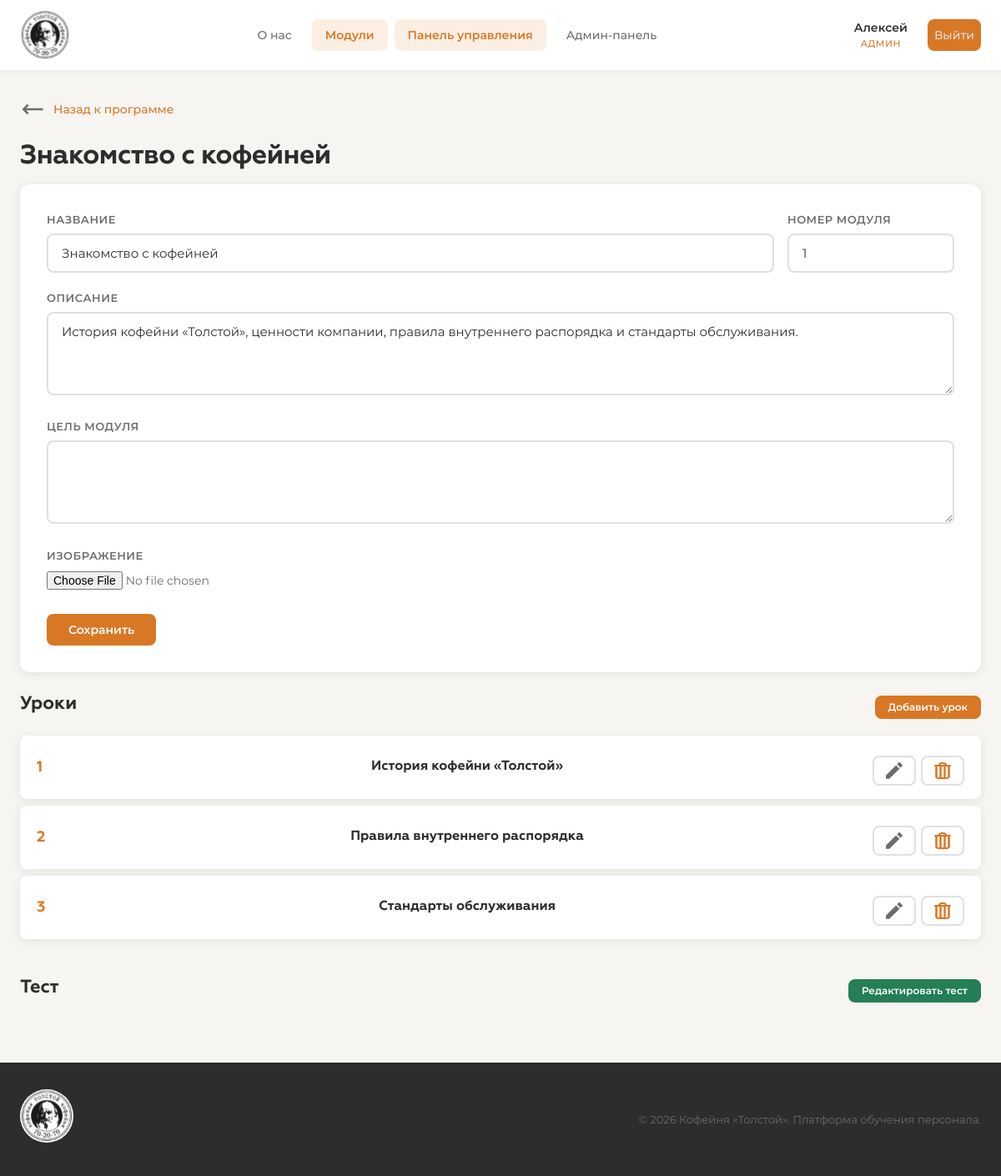
/dashboard/modules/1/edit/ (signed in), run on the app's committed database.
### accounts/models.py (models this page shows, shortened)
class User(AbstractUser):
    ROLE_CHOICES = [
        ('trainee_barista', 'Стажёр-бариста'),
        ('barista', 'Бариста'),
        ('senior_barista', 'Старший бариста'),
        ('cook', 'Повар'),
        ('manager', 'Менеджер'),
        ('admin', 'Администратор'),
    ]
    role = models.CharField(
        max_length=20,
        choices=ROLE_CHOICES,
        default='trainee_barista',
        verbose_name='Роль'
    )
    must_change_password = models.BooleanField(
        default=True,
        verbose_name='Требуется смена пароля'
    )
    avatar = models.ImageField(
        upload_to='avatars/',
        blank=True,
        null=True,
        verbose_name='Аватар'
    )
    phone = models.CharField(
        max_length=20,
        blank=True,
        verbose_name='Телефон'
    )
    bio = models.TextField(
        blank=True,
        verbose_name='О себе'
    )
    date_hired = models.DateField(
        blank=True,
        null=True,
        verbose_name='Дата приёма на работу'
    )
    class Meta:
        verbose_name = 'Пользователь'
        verbose_name_plural = 'Пользователи'
    @property
    def is_admin(self):
        return self.role == 'admin' or self.is_superuser
    def get_role_display_short(self):
        role_map = {
            'trainee_barista': 'Стажёр',
            'barista': 'Бариста',
            'senior_barista': 'Ст. бариста',
            'cook': 'Повар',
            'manager': 'Менеджер',
            'admin': 'Админ',
        }
        return role_map.get(self.role, self.role)

### training/models.py (models this page shows, shortened)
class Module(models.Model):
    program = models.ForeignKey(
        Program,
        on_delete=models.CASCADE,
        related_name='modules',
        verbose_name='Программа'
    )
    name = models.CharField(max_length=200, verbose_name='Название модуля')
    description = models.TextField(blank=True, verbose_name='Краткое описание')
    goal = models.TextField(blank=True, verbose_name='Цель модуля')
    image = models.ImageField(
        upload_to='modules/',
        blank=True,
        null=True,
        verbose_name='Изображение'
    )
    order = models.PositiveIntegerField(default=0, verbose_name='Порядок')
    created_at = models.DateTimeField(auto_now_add=True, verbose_name='Дата создания')
    class Meta:
        verbose_name = 'Модуль'
        verbose_name_plural = 'Модули'
        ordering = ['order', '-created_at']

class Lesson(models.Model):
    module = models.ForeignKey(
        Module,
        on_delete=models.CASCADE,
        related_name='lessons',
        verbose_name='Модуль'
    )
    number = models.PositiveIntegerField(verbose_name='Номер урока')
    title = models.CharField(max_length=200, verbose_name='Название урока')
    image = models.ImageField(
        upload_to='lessons/',
        blank=True,
        null=True,
        verbose_name='Изображение урока'
    )
    content = models.TextField(verbose_name='Материал урока')
    practice_task = models.TextField(
        blank=True,
        verbose_name='Задание на практику'
    )
    order = models.PositiveIntegerField(default=0, verbose_name='Порядок')
    created_at = models.DateTimeField(auto_now_add=True, verbose_name='Дата создания')
    class Meta:
        verbose_name = 'Урок'
        verbose_name_plural = 'Уроки'
        ordering = ['number']

### dashboard/views.py (the view)
    @login_required
    def wrapper(request, *args, **kwargs):
        if not request.user.is_admin:
            messages.error(request, 'Доступ запрещён.')
            return redirect('training:about')
        return view_func(request, *args, **kwargs)

### dashboard/views.py (called while the page is built, shortened)
def admin_required(view_func):
    @login_required
    def wrapper(request, *args, **kwargs):
        if not request.user.is_admin:
            messages.error(request, 'Доступ запрещён.')
            return redirect('training:about')
        return view_func(request, *args, **kwargs)
    wrapper.__name__ = view_func.__name__
    return wrapper

@admin_required
def module_edit(request, module_id):
    module = get_object_or_404(Module, id=module_id)
    lessons = module.lessons.all().order_by('number')
    test = Test.objects.filter(module=module).first()
    return render(request, 'dashboard/module_edit.html', {
        'module': module,
        'lessons': lessons,
        'test': test,
    })

### dashboard/templates/dashboard/module_edit.html (shortened to what this page needs)
{% extends "base.html" %}
{% load static %}
{% block content %}
<div class="container">
    <div class="arrow-block">
        <a href="{% url 'dashboard:program_edit' module.program.id %}" class="back-link"><img src="{% static "images/arrow-left.svg" %}" class="icon-img"> Назад к программе</a>
    </div>
    <h1 class="page-title">{{ module.name }}</h1>
    <form method="post" enctype="multipart/form-data" class="edit-form">
        <div class="form-row">
            <div class="form-group">
                <label class="form-label">Название</label>
                <input type="text" name="name" class="form-input" value="{{ module.name }}">
            </div>
            <div class="form-group form-group-sm">
                <label class="form-label">Номер модуля</label>
                <input type="number" name="order" class="form-input" value="{{ module.order }}" min="1">
            </div>
        </div>
        <div class="form-group">
            <label class="form-label">Описание</label>
            <textarea name="description" class="form-textarea" rows="3">{{ module.description }}</textarea>
        </div>
        <div class="form-group">
            <label class="form-label">Цель модуля</label>
            <textarea name="goal" class="form-textarea" rows="3">{{ module.goal }}</textarea>
        </div>
        <div class="form-group">
            <label class="form-label">Изображение</label>
            <input type="file" name="image" class="form-file" accept="image/*">
        </div>
        <button type="submit" class="btn btn-primary">Сохранить</button>
    </form>
    <section class="dashboard-section">
        <div class="section-header">
            <h2 class="section-title">Уроки</h2>
            <a href="{% url 'dashboard:lesson_create' module.id %}" class="btn btn-primary btn-sm">Добавить урок</a>
        </div>
        {% for lesson in lessons %}
        <div class="lesson-admin-card">
            <span class="lesson-admin-number">{{ lesson.number }}</span>
            <h3>{{ lesson.title }}</h3>
            <div class="lesson-admin-actions">
                <a href="{% url 'dashboard:lesson_edit' lesson.id %}" class="btn btn-outline btn-sm"><img src="{% static "images/pencil.svg" %}" class="icon-actions-img"></a>
                <a href="{% url 'dashboard:lesson_delete' lesson.id %}" class="btn btn-outline btn-sm"><img src="{% static "images/trash.svg" %}" class="icon-actions-img"></a>
            </div>
        </div>
        {% empty %}
        <p class="empty-text">Уроков пока нет</p>
        {% endfor %}
    </section>
    <section class="dashboard-section">
        <div class="section-header">
            <h2 class="section-title">Тест</h2>
            <a href="{% url 'dashboard:test_edit' module.id %}" class="btn btn-accent btn-sm">
                {% if test %}Редактировать тест{% else %}Создать тест{% endif %}
            </a>
        </div>
    </section>
</div>
{% endblock %}

### templates/base.html (shortened to what this page needs)
{% load static %}
<!DOCTYPE html>
<html lang="ru">
<head>
    <link rel="stylesheet" href="{% static 'css/style.css' %}">
</head>
<body>
    {% if user.is_authenticated and not user.must_change_password or user.is_admin %}
    <nav class="navbar">
        <div class="nav-container">
            <a href="{% url 'training:about' %}" class="nav-logo">
                <img src="{% static "images/logo.svg" %}" class="logo-img">
            </a>
            <div class="nav-links" id="nav-links">
                <a href="{% url 'training:about' %}" class="nav-link {% if request.resolver_match.url_name == 'about' %}active{% endif %}">
                    О нас
                </a>
                <a href="{% url 'training:modules' %}" class="nav-link {% if 'modules' in request.path or 'lessons' in request.path %}active{% endif %}">
                    Модули
                </a>
                {% if user.is_admin %}
                <a href="{% url 'dashboard:index' %}" class="nav-link {% if 'dashboard' in request.path %}active{% endif %}">
                    Панель управления
                </a>
                <a href="{% url 'admin:index' %}" class="nav-link {% if 'django-admin' in request.path %}active{% endif %}">
                    Админ-панель
                </a>
                {% endif %}
            </div>
            <div class="nav-user" id="nav-user">
                <a href="{% url 'accounts:profile' %}" class="user-btn">
                    <span class="user-name">{{ user.first_name|default:user.username }}</span>
                    <span class="user-role">{{ user.get_role_display_short }}</span>
                </a>
                <a href="{% url 'accounts:logout' %}" class="logout-btn" title="Выйти">
                    Выйти
                </a>
            </div>
        </div>
    </nav>
    {% endif %}
    <main class="main-content">
        {% block content %}{% endblock %}
    </main>
    {% if user.is_authenticated and not user.must_change_password or user.is_admin %}
    <footer class="footer">
        <div class="footer-container">
            <div class="footer-brand">
                <img src="{% static "images/logo.svg" %}" class="logo-img-footer">
            </div>
            <p class="footer-text">© 2026 Кофейня «Толстой». Платформа обучения персонала.</p>
        </div>
    </footer>
    {% endif %}
</body>
</html>

### data on the page
User: first_name "Алексей", get_role_display_short "АДМИН"
Module: name "Знакомство с кофейней", order "1", description "История кофейни «Толстой», ценности компании, правила внутреннего распорядка и стандарты обслуживания."
Lesson: number "1", title "История кофейни «Толстой»"
Lesson: number "2", title "Правила внутреннего распорядка"
Lesson: number "3", title "Стандарты обслуживания"
